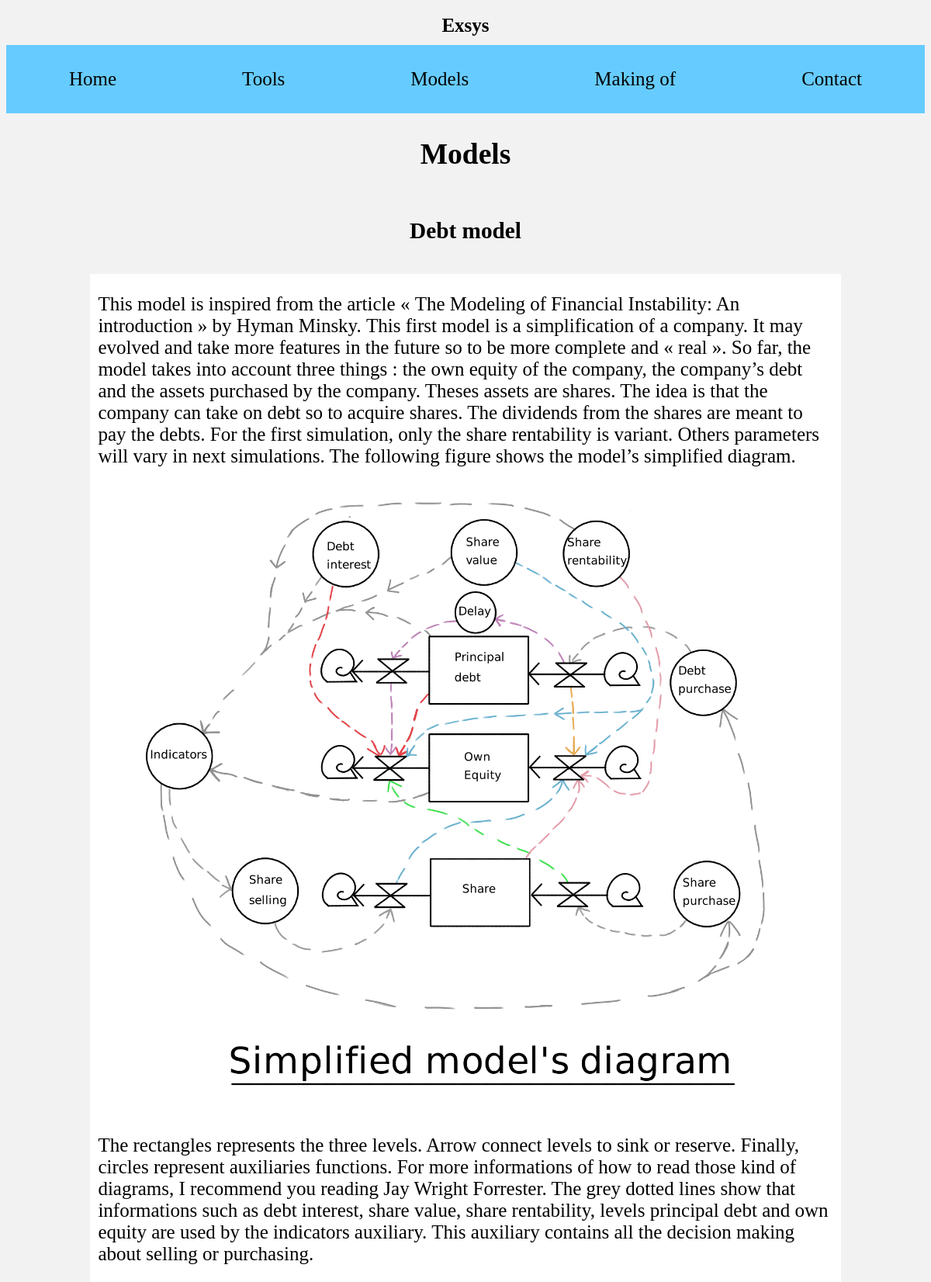
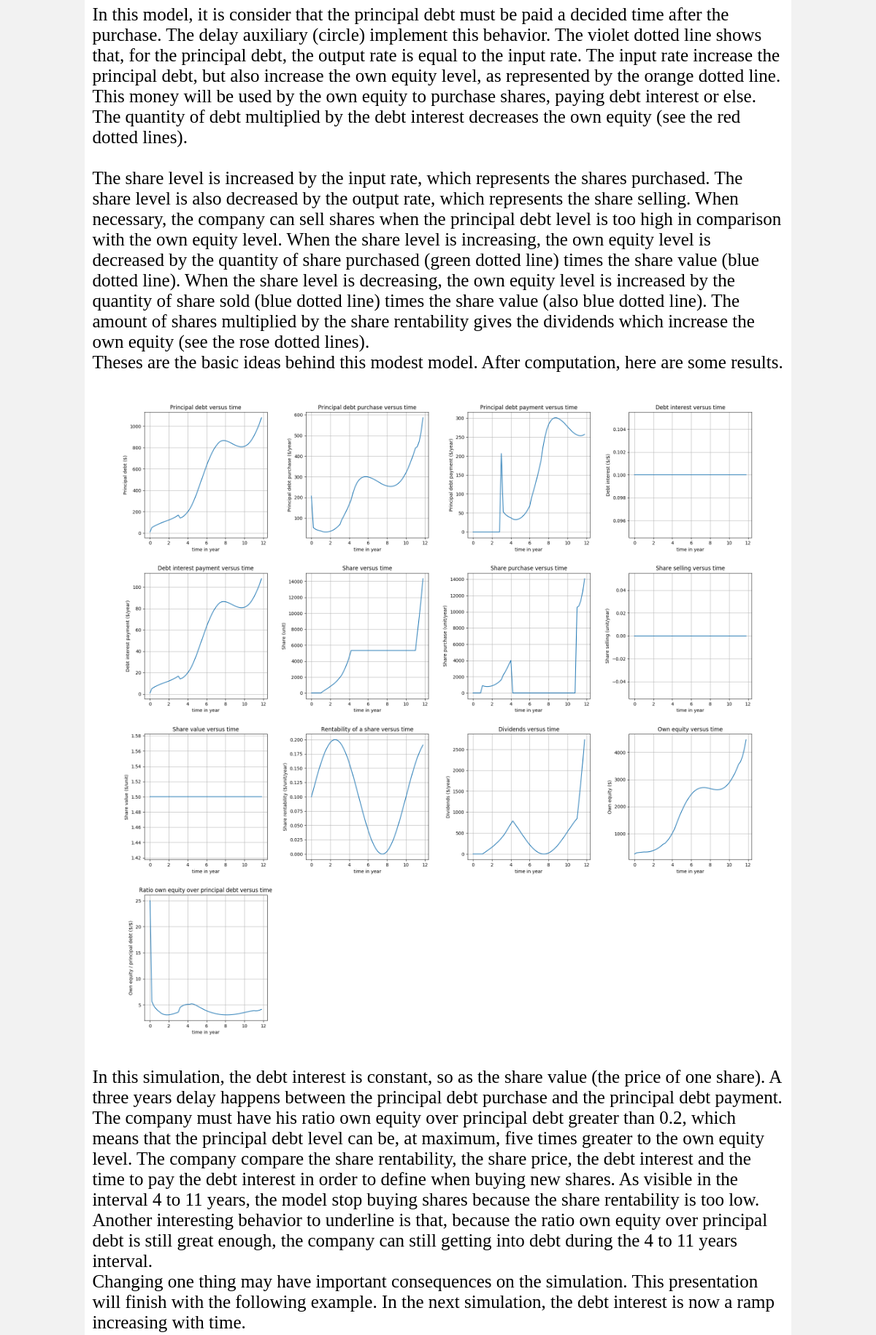
Page /models/model/Debt model (upper part) on the committed database (2 pictures, top to bottom).
### models/models.py (models this page shows, shortened)
class Report(blog_models.ItemCommonInfo):
    pass

class ReportItem(blog_models.Item):
    report = models.ForeignKey('report', null=True, on_delete=models.CASCADE,)
    item_nb = models.PositiveIntegerField(unique=True)

class ReportText(ReportItem):
    text = models.TextField(blank=False, null=True)

class Figure(ReportItem):
    fig = models.ImageField(upload_to="models/")

### models/views.py (the view)
# urls.py: url(r'^model/(?P<id_title>[\w\s]+)/?$', views.model, name="model"),
def model(request, id_title):
    report = Report.objects.get(title=id_title)
    report_items = report.reportitem_set.all()
    report_texts = ReportText.objects.filter(report__title=report.title)
    figures = Figure.objects.filter(report__title=report.title)
    item_list = []
    for k in range(0, len(report_items)):
        q_item_text = report_texts.filter(item_nb=k)
        q_item_figure = figures.filter(item_nb=k)
        if q_item_text.exists():
            item_list.append(q_item_text[0])
        if q_item_figure.exists():
            item_list.append(q_item_figure[0])
    return render(request, 'models/model.html', locals())

### models/templatetags/class_name.py (called while the page is built)
@register.filter
def class_name(obj):
    return obj.__class__.__name__

### models/templates/models/model.html (shortened to what this page needs)
{% extends "base.html" %}
{% load class_name %}
{% block content%}
<h1 class="title"><a href="{% url "home_models" %}">Models</a></h1>
    <div class="items_list">
        <h3>{{ report.title }}</h3>
        <div class="news centered">
            {% for item in item_list %}
                {% with item|class_name as class_name %}
                    {% if class_name == 'ReportText' %}
                    <p>{{ item.text|linebreaksbr }}</p>
                    {% elif class_name == 'Figure' %}
                        <img id="sketch_image" src="{{ item.fig.url }}"/>
                    {% endif %}
                {% endwith %}
            {% endfor %}
        </div>
    </div>
{% endblock %}

### static/css/style_base.css (style rules this page uses)
html { overflow-y: scroll; }
body { font-family: 'lmroman10'; display: flex; flex-direction: column; min-height: 97vh; font-size: 25px; background-color: #4db8ff; background-color: #f2f2f2; background-color: #e6e6e6; background-color: #f2f2f2; }
a { color: inherit; text-decoration: none; }
.title { display: flex; justify-content: center; }
.items_list { display: flex; flex-direction: column; align-items: center; flex: 1; justify-content: space-around; }
.centered { align-items: center; }
.news { display: flex; flex-direction: column; margin-top: 10px; margin-bottom: 10px; padding-right: 10px; padding-left: 10px; width: 80%; background-color: #ffffff; }
img { max-width: 95%; max-height: 95%; }

### rows in the picture
Report: title "Debt model"
ReportText: text "This model is inspired from the article « The Modeling of Financial Instability: An introduction » by Hyman Minsky. This first model is a simplification of a company. It may evolved and take more features in the future so to be more complete and « real ». So far, the model takes into account three things : the own equity of the company, the company’s debt and the assets purchased by the company. Theses assets are shares. The idea is that the company can take on debt so to acquire shares. The dividends from the shares are meant to pay the debts. For the first simulation, only the share rentability is variant. Others parameters will vary in next simulations. The following figure shows the…"
Figure: fig (picture)
ReportText: text "The rectangles represents the three levels. Arrow connect levels to sink or reserve. Finally, circles represent auxiliaries functions. For more informations of how to read those kind of diagrams, I recommend you reading Jay Wright Forrester. The grey dotted lines show that informations such as debt interest, share value, share rentability, levels principal debt and own equity are used by the indicators auxiliary. This auxiliary contains all the decision making about selling or purchasing. In this model, it is consider that the principal debt must be paid a decided time after the purchase. The delay auxiliary (circle) implement this behavior. The violet dotted line shows that, for the…"
Figure: fig (picture)
ReportText: text "In this simulation, the debt interest is constant, so as the share value (the price of one share). A three years delay happens between the principal debt purchase and the principal debt payment. The company must have his ratio own equity over principal debt greater than 0.2, which means that the principal debt level can be, at maximum, five times greater to the own equity level. The company compare the share rentability, the share price, the debt interest and the time to pay the debt interest in order to define when buying new shares. As visible in the interval 4 to 11 years, the model stop buying shares because the share rentability is too low. Another interesting behavior to underline is…"
